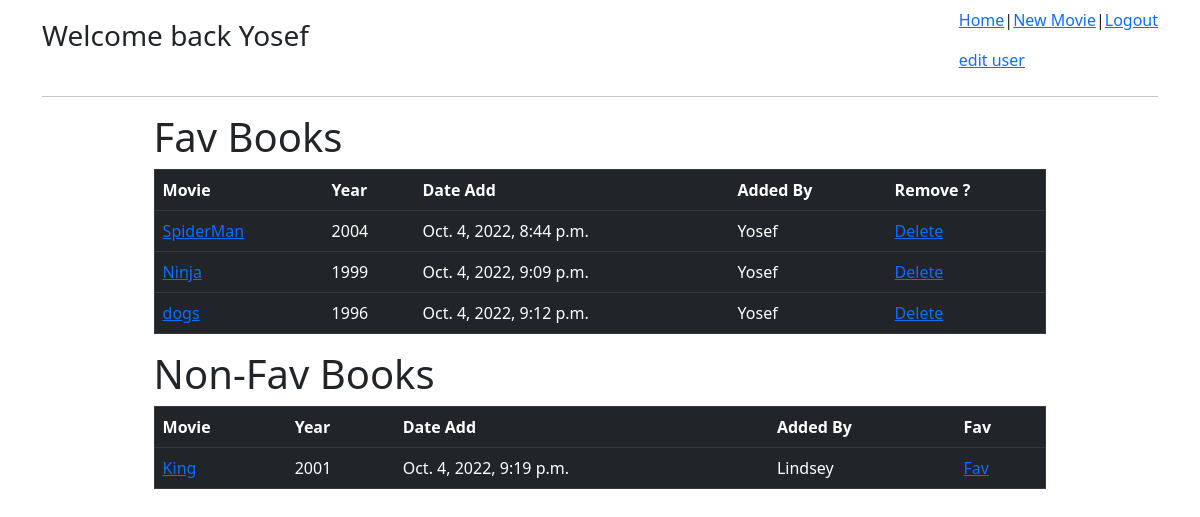
Page /movies (signed in) on the committed database.
### first_app/models.py (models this page shows)
class User(models.Model):
    first_name = models.CharField(max_length=255)
    last_name = models.CharField(max_length=255)
    email= models.CharField(max_length=255)
    password= models.CharField(max_length=255)
    created_at = models.DateTimeField(auto_now_add=True)
    updated_at = models.DateTimeField(auto_now=True)
    user_type = models.CharField(max_length=10,default='user')
    objects=UserManager()

class Movie(models.Model):
    title=models.CharField(max_length=255)
    year=models.CharField(max_length=5)
    uploaded_by= models.ForeignKey(User,related_name="movie_uploaded",on_delete = models.CASCADE)
    users_who_like=models.ManyToManyField(User,related_name="likes_movie")
    created_at = models.DateTimeField(auto_now_add=True)
    updated_at = models.DateTimeField(auto_now=True)

### first_app/views.py (the view)
# urls.py: path('movies',views.movies),
def movies(request):
    user=User.objects.get(id=request.session['user_id'])
    context = {
        'allmovie':Movie.objects.all(),
        'user':user
    }
    return render(request,'movies.html',context)

### first_app/templates/movies.html (shortened to what this page needs)
<!DOCTYPE html>
<html lang="en">
<head>
    {% load static %}
    <link rel="stylesheet" href="{% static 'style1.css' %}">
    <link href="https://cdn.jsdelivr.net/npm/bootstrap@5.2.1/dist/css/bootstrap.min.css" rel="stylesheet">
</head>
<body>
    <div class="container">
        <div class="navbar">
            <div class="title">
                <h3>Welcome back {{request.session.user_name}}</h3>
            </div>
            <div class="action">
                    <p><a href="/movies">Home</a>|<a href="/gomovie">New Movie</a>|<a href="/logout">Logout</a></p>
                    {% if user.user_type == "admin" %}
                    <a href="/admin">edit user</a>
                    {% endif %}
            </div>
        </div>
        <hr>
        <div class="boxes">
            <div class="box1">
                <h1>Fav Books</h1>
                <table border=1 class="table table-dark">
                    <tr>
                                <th>Movie</th>
                                <th>Year</th>
                                <th>Date Add</th>
                                <th>Added By</th>
                                <th>Remove ?</th>
                    </tr>
                            {% for i in allmovie %}
                            {% if user in i.users_who_like.all %}
                            <tr>
                                <td><a href="">{{i.title}}</a></td>
                                <td>{{i.year}}</td>
                                <td>{{i.created_at}}</td>
                                <td>{{i.uploaded_by.first_name}}</td>
                                {% if i.uploaded_by.id == request.session.user_id %}
                                <td><a href="/delmov/{{i.id}}">Delete</a></td>
                                {% else %}
                                <td><a href="/delfav/{{i.id}}">Non-Fav</a></td>
                                {% endif %}
                            </tr>
                            {% endif %}
                            {% endfor %}
                        </table>
            </div>
            <div class="box2">
                <h1>Non-Fav Books</h1>
                <table border=1 class="table table-dark">
                    <tr>
                        <th>Movie</th>
                        <th>Year</th>
                        <th>Date Add</th>
                        <th>Added By</th>
                        <th>Fav</th>
                    </tr>
                    {% for i  in allmovie %}
                    {% if user not in i.users_who_like.all %}
                    <tr>
                        <td><a href="">{{i.title}}</a></td>
                        <td>{{i.year}}</td>
                        <td>{{i.created_at}}</td>
                        <td>{{i.uploaded_by.first_name}}</td>
                        <td><a href="/addfav/{{i.id}}">Fav</a></td>
                    </tr>
                    {% endif %}
                    {% endfor %}
                </table>
            </div>
        </div>
    </div>
</body>
</html>

### first_app/static/style1.css (style rules this page uses)
.navbar { display: flex; }
.boxes { margin: 0 10%; }

### rows in the picture
User: session.user_name "Yosef"
Movie: title "SpiderMan", year "2004", created_at "Oct. 4, 2022, 8:44 p.m.", uploaded_by.first_name "Yosef"
Movie: title "Ninja", year "1999", created_at "Oct. 4, 2022, 9:09 p.m.", uploaded_by.first_name "Yosef"
Movie: title "dogs", year "1996", created_at "Oct. 4, 2022, 9:12 p.m.", uploaded_by.first_name "Yosef"
Movie: title "King", year "2001", created_at "Oct. 4, 2022, 9:19 p.m.", uploaded_by.first_name "Lindsey"
